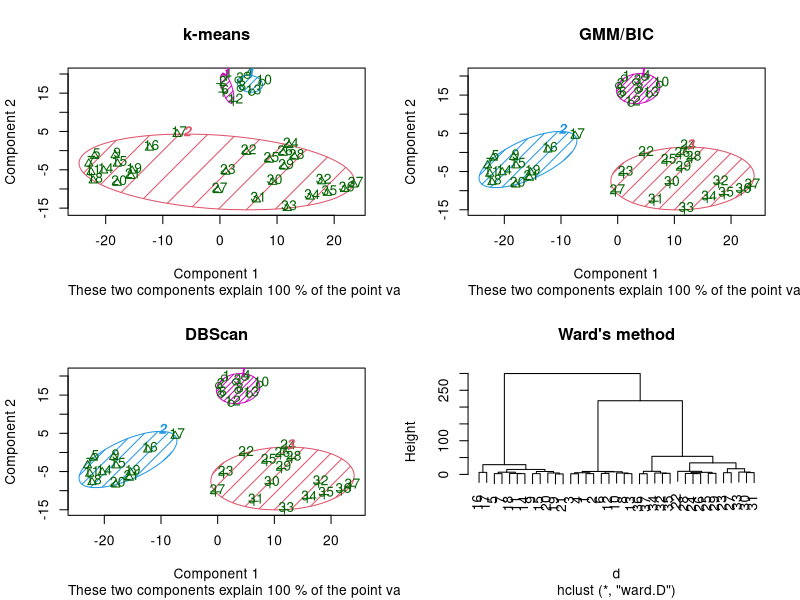

Reproduce this figure in R.
#loading required libraries

library(cluster)
library(mclust)
library(fpc)

#loading sample dataset
clusdata <- read.csv("spaeth_01.csv",header=F,sep=",")

#creating euclidean distance metric
d <- dist(clusdata,method="euclidean")

#running k means
fitk <- kmeans(clusdata,3)

#running wards method
fitw<-hclust(d,method="ward")

#running gmm
fitg<-Mclust(clusdata,3)

#running dbscan
fitd<-dbscan(clusdata,10,MinPts=5,method="raw")

#multiplotting and saving in pdf
pdf('comparicluster.pdf',height=10,width=10)
par(mfrow=c(2,2))
clusplot(clusdata, fitk$cluster, color=TRUE, shade=TRUE,labels=2, lines=0,main="k-means")
clusplot(clusdata, fitg$classification, color=TRUE, shade=TRUE,labels=2, lines=0,main="GMM/BIC") 
clusplot(clusdata, fitd$cluster, color=TRUE, shade=TRUE,labels=2, lines=0,main="DBScan")
plot(fitw,main="Ward's method")
dev.off()
